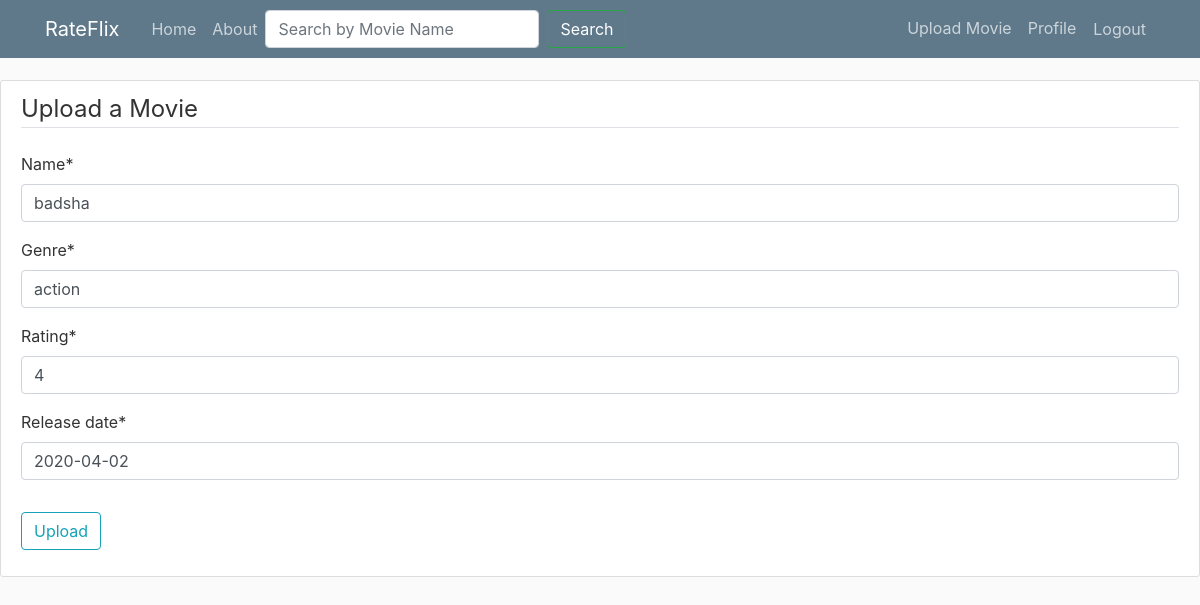
The page /movie/1/update/ (signed in) on the database as committed earlier.
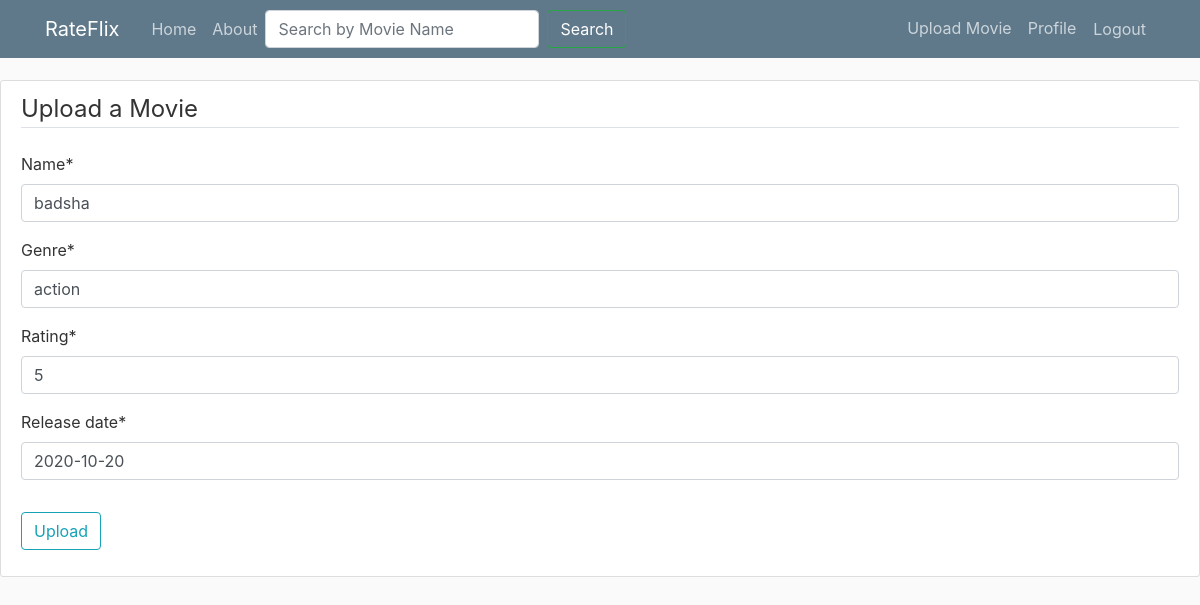
The same page on the database as committed later.
### movies/models.py (models this page shows, shortened)
class Movie(models.Model):
    name = models.CharField(max_length=100)
    genre = models.CharField(max_length=50)
    rating = models.CharField(max_length=5)
    release_date = models.DateField()
    date_posted = models.DateTimeField(default = timezone.now)
    author = models.ForeignKey(User, on_delete = models.CASCADE)

### movies/views.py (the view, shortened to what this page needs)
# urls.py: path('movie/<int:pk>/update/', MovieUpdateView.as_view(), name='movie-update'),
class MovieUpdateView(LoginRequiredMixin, UserPassesTestMixin, UpdateView):
    model = Movie
    fields = ['name', 'genre', 'rating', 'release_date']
    def test_func(self):
        movie = self.get_object()
        if self.request.user == movie.author:
            return True
        return False

### movies/templates/movies/movie_form.html (shortened to what this page needs)
{% extends "movies/base.html" %}
{% load crispy_forms_tags %}
{% block content %}
    <div class="content-section">
        <form method="POST">
            <fieldset class="form-group">
                <legend class="border-bottom mb-4"> Upload a Movie </legend>
                {{ form|crispy}}
            </fieldset>
            <div class="form-group">
                <button class="btn btn-outline-info" type="submit"> Upload</button>
            </div>
        </form>
    </div>
{% endblock content %}

Rows that differ between the two databases and show on the page:
changed Movie "badsha": rating "4" → "5"; release_date "2020-04-02" → "2020-10-20"
